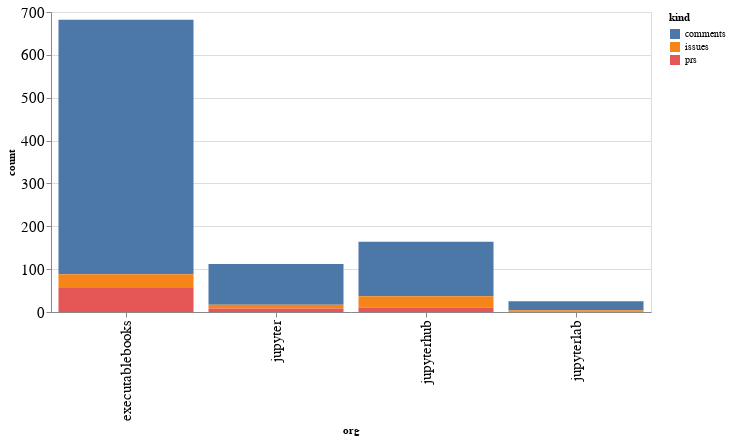

This figure's notebook cell:
### Code cell
alt.Chart(org_summaries, width=600).mark_bar().encode(
    x='org',
    y='count',
    color='kind',
    tooltip="org"
)

### Figure 1 — Vega-Lite specification as saved in the notebook (floating-point values rounded to 4 significant figures)
{"config": {"axisLeft": {"labelFontSize": 15}, "axisBottom": {"labelFontSize": 15}}, "data": {"name": "data-064a5cc9114959deb4002f058062935c"}, "mark": "bar", "encoding": {"color": {"type": "nominal", "field": "kind"}, "tooltip": {"type": "nominal", "field": "org"}, "x": {"type": "nominal", "field": "org"}, "y": {"type": "quantitative", "field": "count"}}, "width": 600, "$schema": "https://vega.github.io/schema/vega-lite/v4.8.1.json", "datasets": {"data-064a5cc9114959deb4002f058062935c": [{"org": "executablebooks", "kind": "comments", "count": 594}, {"org": "executablebooks", "kind": "issues", "count": 32}, {"org": "executablebooks", "kind": "prs", "count": 56}, {"org": "jupyter", "kind": "comments", "count": 95}, {"org": "jupyter", "kind": "issues", "count": 9}, {"org": "jupyter", "kind": "prs", "count": 8}, {"org": "jupyterhub", "kind": "comments", "count": 127}, {"org": "jupyterhub", "kind": "issues", "count": 27}, {"org": "jupyterhub", "kind": "prs", "count": 10}, {"org": "jupyterlab", "kind": "comments", "count": 21}, {"org": "jupyterlab", "kind": "issues", "count": 3}, {"org": "jupyterlab", "kind": "prs", "count": 1}]}}
